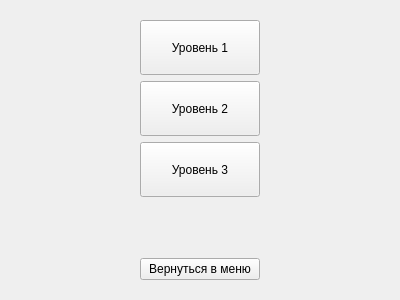
<?xml version="1.0" encoding="UTF-8"?>
<ui version="4.0">
 <class>CampaignForm</class>
 <widget class="QWidget" name="CampaignForm">
  <property name="windowModality">
   <enum>Qt::WindowModal</enum>
  </property>
  <property name="geometry">
   <rect>
    <x>0</x>
    <y>0</y>
    <width>400</width>
    <height>300</height>
   </rect>
  </property>
  <property name="sizePolicy">
   <sizepolicy hsizetype="Expanding" vsizetype="Expanding">
    <horstretch>0</horstretch>
    <verstretch>0</verstretch>
   </sizepolicy>
  </property>
  <property name="windowTitle">
   <string>Form</string>
  </property>
  <property name="layoutDirection">
   <enum>Qt::LeftToRight</enum>
  </property>
  <layout class="QGridLayout" name="gridLayout_2">
   <item row="0" column="0">
    <widget class="QWidget" name="centralWidget" native="true">
     <property name="sizePolicy">
      <sizepolicy hsizetype="Expanding" vsizetype="Expanding">
       <horstretch>0</horstretch>
       <verstretch>0</verstretch>
      </sizepolicy>
     </property>
     <layout class="QGridLayout" name="gridLayout">
      <item row="0" column="0">
       <spacer name="horizontalSpacer">
        <property name="orientation">
         <enum>Qt::Horizontal</enum>
        </property>
        <property name="sizeHint" stdset="0">
         <size>
          <width>40</width>
          <height>20</height>
         </size>
        </property>
       </spacer>
      </item>
      <item row="1" column="1">
       <widget class="QPushButton" name="cancel">
        <property name="text">
         <string>Вернуться в меню</string>
        </property>
       </widget>
      </item>
      <item row="0" column="1">
       <layout class="QVBoxLayout" name="verticalLayout">
        <item>
         <widget class="QPushButton" name="level1">
          <property name="sizePolicy">
           <sizepolicy hsizetype="Expanding" vsizetype="Expanding">
            <horstretch>0</horstretch>
            <verstretch>0</verstretch>
           </sizepolicy>
          </property>
          <property name="text">
           <string>Уровень 1</string>
          </property>
         </widget>
        </item>
        <item>
         <widget class="QPushButton" name="level2">
          <property name="sizePolicy">
           <sizepolicy hsizetype="Expanding" vsizetype="Expanding">
            <horstretch>0</horstretch>
            <verstretch>0</verstretch>
           </sizepolicy>
          </property>
          <property name="text">
           <string>Уровень 2</string>
          </property>
         </widget>
        </item>
        <item>
         <widget class="QPushButton" name="level3">
          <property name="sizePolicy">
           <sizepolicy hsizetype="Preferred" vsizetype="Expanding">
            <horstretch>0</horstretch>
            <verstretch>0</verstretch>
           </sizepolicy>
          </property>
          <property name="text">
           <string>Уровень 3</string>
          </property>
         </widget>
        </item>
        <item>
         <spacer name="verticalSpacer">
          <property name="orientation">
           <enum>Qt::Vertical</enum>
          </property>
          <property name="sizeHint" stdset="0">
           <size>
            <width>20</width>
            <height>40</height>
           </size>
          </property>
         </spacer>
        </item>
       </layout>
      </item>
      <item row="0" column="2">
       <spacer name="horizontalSpacer_2">
        <property name="orientation">
         <enum>Qt::Horizontal</enum>
        </property>
        <property name="sizeHint" stdset="0">
         <size>
          <width>40</width>
          <height>20</height>
         </size>
        </property>
       </spacer>
      </item>
     </layout>
    </widget>
   </item>
  </layout>
 </widget>
 <resources/>
 <connections/>
</ui>
